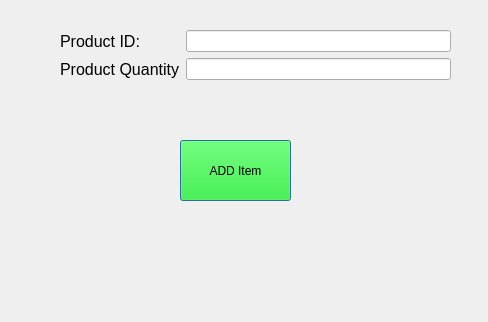
<?xml version="1.0" encoding="UTF-8"?>
<ui version="4.0">
 <class>selladditem</class>
 <widget class="QDialog" name="selladditem">
  <property name="geometry">
   <rect>
    <x>0</x>
    <y>0</y>
    <width>488</width>
    <height>322</height>
   </rect>
  </property>
  <property name="windowTitle">
   <string>Add Item in Bill</string>
  </property>
  <widget class="QWidget" name="formLayoutWidget">
   <property name="geometry">
    <rect>
     <x>60</x>
     <y>30</y>
     <width>391</width>
     <height>61</height>
    </rect>
   </property>
   <layout class="QFormLayout" name="formLayout">
    <item row="0" column="0">
     <widget class="QLabel" name="label">
      <property name="font">
       <font>
        <family>MS Shell Dlg 2</family>
        <pointsize>12</pointsize>
        <weight>50</weight>
        <italic>false</italic>
        <bold>false</bold>
       </font>
      </property>
      <property name="styleSheet">
       <string notr="true">font: 12pt &quot;MS Shell Dlg 2&quot;;</string>
      </property>
      <property name="text">
       <string>Product ID:  </string>
      </property>
     </widget>
    </item>
    <item row="0" column="1">
     <widget class="QLineEdit" name="prod_id">
      <property name="font">
       <font>
        <pointsize>9</pointsize>
       </font>
      </property>
     </widget>
    </item>
    <item row="1" column="0">
     <widget class="QLabel" name="label_2">
      <property name="font">
       <font>
        <family>MS Shell Dlg 2</family>
        <pointsize>12</pointsize>
        <weight>50</weight>
        <italic>false</italic>
        <bold>false</bold>
       </font>
      </property>
      <property name="styleSheet">
       <string notr="true">font: 12pt &quot;MS Shell Dlg 2&quot;;</string>
      </property>
      <property name="text">
       <string>Product Quantity</string>
      </property>
     </widget>
    </item>
    <item row="1" column="1">
     <widget class="QLineEdit" name="prod_quan">
      <property name="font">
       <font>
        <pointsize>9</pointsize>
       </font>
      </property>
     </widget>
    </item>
   </layout>
  </widget>
  <widget class="QPushButton" name="btnADD">
   <property name="geometry">
    <rect>
     <x>180</x>
     <y>140</y>
     <width>111</width>
     <height>61</height>
    </rect>
   </property>
   <property name="font">
    <font>
     <pointsize>9</pointsize>
    </font>
   </property>
   <property name="autoFillBackground">
    <bool>false</bool>
   </property>
   <property name="styleSheet">
    <string notr="true">background-color: rgb(0, 255, 0);</string>
   </property>
   <property name="text">
    <string>ADD Item</string>
   </property>
   <property name="default">
    <bool>false</bool>
   </property>
   <property name="flat">
    <bool>false</bool>
   </property>
  </widget>
  <widget class="QLabel" name="lblInfo">
   <property name="geometry">
    <rect>
     <x>110</x>
     <y>290</y>
     <width>231</width>
     <height>16</height>
    </rect>
   </property>
   <property name="styleSheet">
    <string notr="true">color: rgb(0, 0, 255);</string>
   </property>
   <property name="text">
    <string/>
   </property>
  </widget>
 </widget>
 <resources/>
 <connections/>
</ui>
